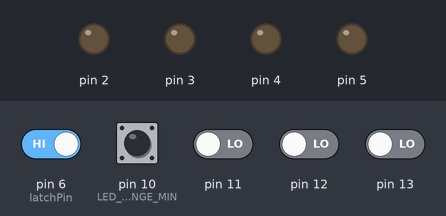
Simulated run of this sketch. Board: Arduino Uno, built with avr-gcc and run on an emulated ATmega328P. On the bench: output pins drawn as LEDs (lit = HIGH). The test bench sets the inputs (shaded band); at power-on: pin 6 (latchPin) HIGH, pin 10 (LED_SW_RANGE_MIN), pin 11–13 LOW.

Above: at 1.2 s.
1.3 s: pin 6 (latchPin) driven LOW
At 1.9 s:
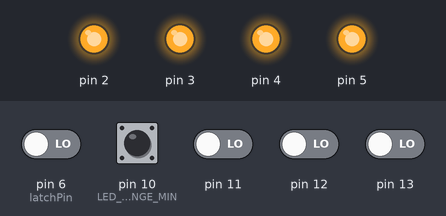
2.8 s: pin 10 (LED_SW_RANGE_MIN) pulled HIGH for 0.15 s
At 2.87 s:
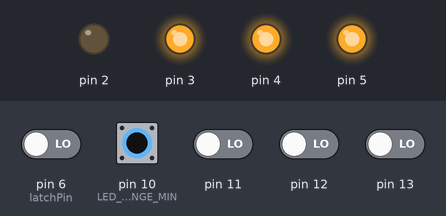
4.4 s: pin 11 driven HIGH
At 5.4 s:
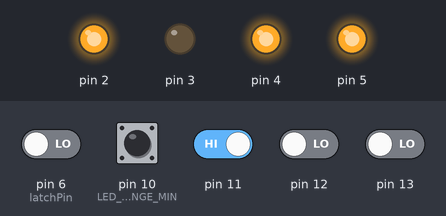
5.9 s: pin 12 driven HIGH
At 6.6 s:
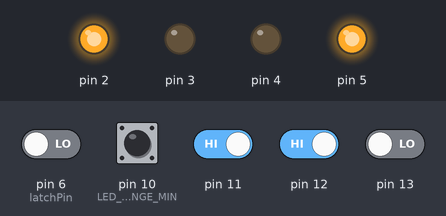
7.4 s: pin 13 driven HIGH
At 7.7 s:
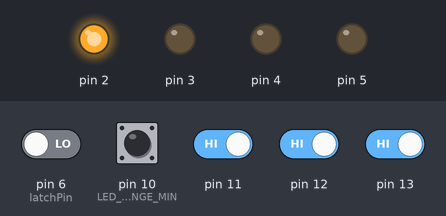
8.9 s: pin 11 driven LOW
At 10.0 s:
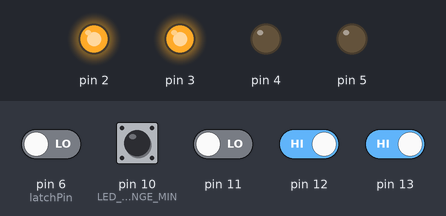
Timing chart, 0 to 11.4 s (numbered marks = the images above; inputs shaded):
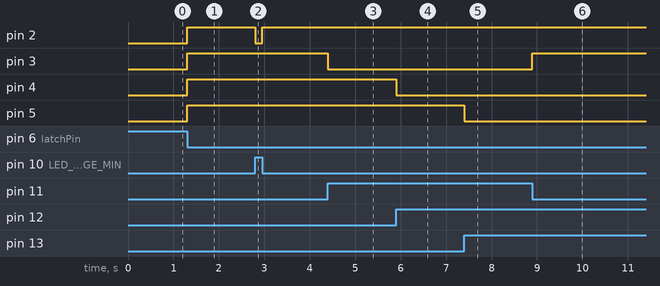

Measured:
- after the input at 1.3 s, pin 2–5: LOW → HIGH at once
- after the input at 2.8 s, pin 2: HIGH → LOW at once, → HIGH 0.15 s later
- after the input at 4.4 s, pin 3: HIGH → LOW at once
- after the input at 5.9 s, pin 4: HIGH → LOW at once
- after the input at 7.4 s, pin 5: HIGH → LOW at once
- after the input at 8.9 s, pin 3: LOW → HIGH at once

The sketch:

buffer_register_coded.ino
```cpp
// (licence header left out)
int latchPin = 6;

// These constraints are symmetrical anyway.
int LED_SW_RANGE_MIN = 10, LED_SW_RANGE_MAX = 13,
		LED_RANGE_MIN = 2, LED_RANGE_MAX = 5;

void setup() {
	for (unsigned LED_SW = LED_SW_RANGE_MIN; LED_SW <= LED_SW_RANGE_MAX; LED_SW++) {
		pinMode(LED_SW, INPUT);
	}

	for (unsigned LED_LITERAL = LED_RANGE_MIN; LED_LITERAL <= LED_RANGE_MAX; LED_LITERAL++) {
		pinMode(LED_LITERAL, OUTPUT);
	}

	// Singleton Pin Initialization.
	pinMode(latchPin, INPUT);
}

// Keep note that we need to invoke '!' because of inverted HIGH in circuit!

void loop() {
	if (!digitalRead(latchPin)) {
			applyToLEDs();
	}
}

void applyToLEDs() {
	int SW_COUNTER = 0;

	for (int eachLeds = LED_RANGE_MIN; eachLeds <= LED_RANGE_MAX; eachLeds++) {
		digitalWrite(eachLeds, !digitalRead(LED_SW_RANGE_MIN + SW_COUNTER) ? HIGH : LOW);

		SW_COUNTER++;
	}
}
```
